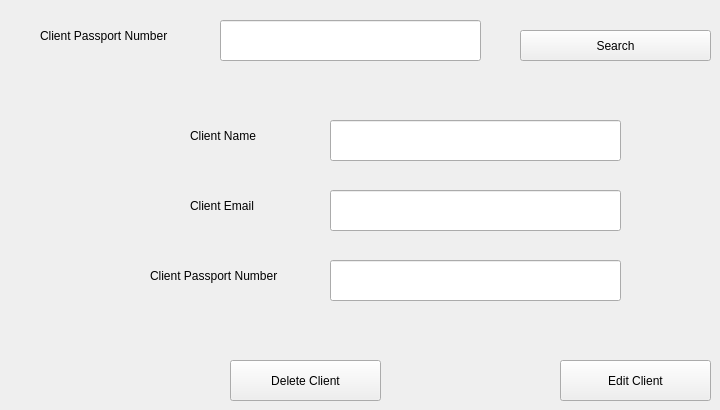
      <widget class="QWidget" name="tab_14">
       <attribute name="title">
        <string>Edit / Delete Client</string>
       </attribute>
       <widget class="QLabel" name="label_42">
        <property name="geometry">
         <rect>
          <x>40</x>
          <y>20</y>
          <width>161</width>
          <height>31</height>
         </rect>
        </property>
        <property name="text">
         <string>Client Passport Number</string>
        </property>
       </widget>
       <widget class="QLineEdit" name="lineEdit_27">
        <property name="geometry">
         <rect>
          <x>220</x>
          <y>20</y>
          <width>261</width>
          <height>41</height>
         </rect>
        </property>
       </widget>
       <widget class="QPushButton" name="pushButton_23">
        <property name="geometry">
         <rect>
          <x>560</x>
          <y>360</y>
          <width>151</width>
          <height>41</height>
         </rect>
        </property>
        <property name="text">
         <string>Edit Client</string>
        </property>
       </widget>
       <widget class="QPushButton" name="pushButton_24">
        <property name="geometry">
         <rect>
          <x>520</x>
          <y>30</y>
          <width>191</width>
          <height>31</height>
         </rect>
        </property>
        <property name="text">
         <string>Search</string>
        </property>
       </widget>
       <widget class="QPushButton" name="pushButton_25">
        <property name="geometry">
         <rect>
          <x>230</x>
          <y>360</y>
          <width>151</width>
          <height>41</height>
         </rect>
        </property>
        <property name="text">
         <string>Delete Client</string>
        </property>
       </widget>
       <widget class="QLineEdit" name="lineEdit_25">
        <property name="geometry">
         <rect>
          <x>330</x>
          <y>120</y>
          <width>291</width>
          <height>41</height>
         </rect>
        </property>
       </widget>
       <widget class="QLabel" name="label_34">
        <property name="geometry">
         <rect>
          <x>190</x>
          <y>190</y>
          <width>81</width>
          <height>31</height>
         </rect>
        </property>
        <property name="text">
         <string>Client Email</string>
        </property>
       </widget>
       <widget class="QLabel" name="label_35">
        <property name="geometry">
         <rect>
          <x>190</x>
          <y>120</y>
          <width>91</width>
          <height>31</height>
         </rect>
        </property>
        <property name="text">
         <string>Client Name</string>
        </property>
       </widget>
       <widget class="QLineEdit" name="lineEdit_26">
        <property name="geometry">
         <rect>
          <x>330</x>
          <y>190</y>
          <width>291</width>
          <height>41</height>
         </rect>
        </property>
       </widget>
       <widget class="QLabel" name="label_36">
        <property name="geometry">
         <rect>
          <x>150</x>
          <y>260</y>
          <width>161</width>
          <height>31</height>
         </rect>
        </property>
        <property name="text">
         <string>Client Passport Number</string>
        </property>
       </widget>
       <widget class="QLineEdit" name="lineEdit_28">
        <property name="geometry">
         <rect>
          <x>330</x>
          <y>260</y>
          <width>291</width>
          <height>41</height>
         </rect>
        </property>
       </widget>
      </widget>
